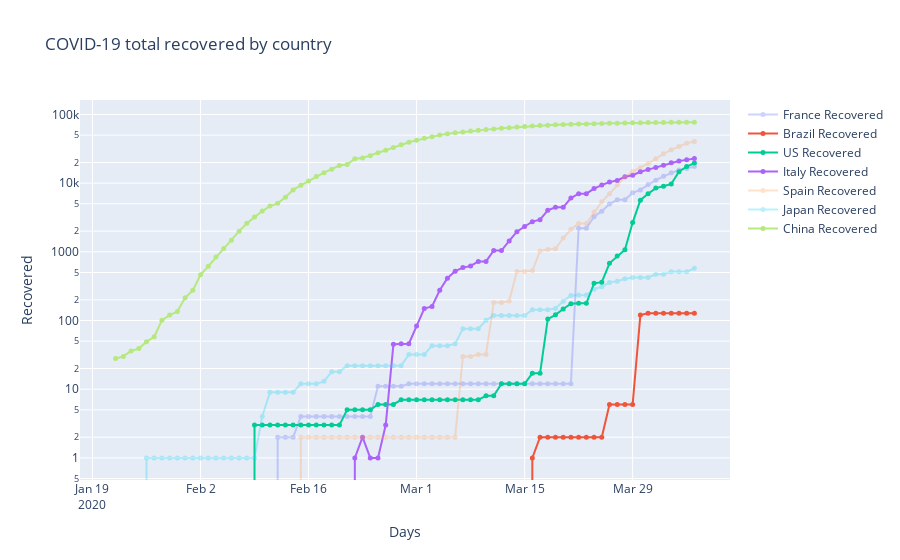

Notebook code cell kept with this figure:
### Code cell
fig = go.Figure(series)
fig.update_layout(title_text='COVID-19 total recovered by country')
fig.update_xaxes(title_text='Days')
fig.update_yaxes(title_text='Recovered', type='log')
#py.iplot(fig, file='covid-19.html', auto_open=False)
fig.show()
